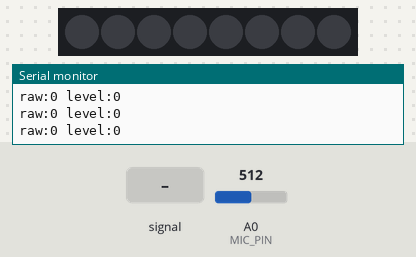
Bench run of a sketch on a simulated ESP8266 (NodeMCU). On the bench: 8 RGB LEDs in strip order, left to right, the last lines printed to the serial monitor. The inputs (shaded band) are chosen by the test bench; at power-on: A0 (MIC_PIN) = 512 (analog values on the 0–1023 scale). Dim RGB values are drawn brighter than linear.

Above: at 1.2 s.
1.3 s: A0 (MIC_PIN) fed a 2 Hz sine of ±306 counts around its level
At 3.0 s:
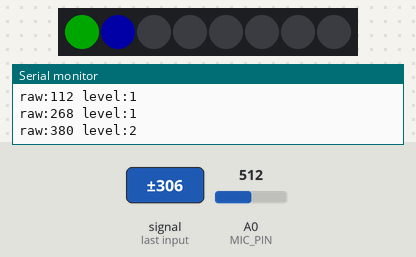
3.3 s: A0 (MIC_PIN) set to 716
At 3.36 s:
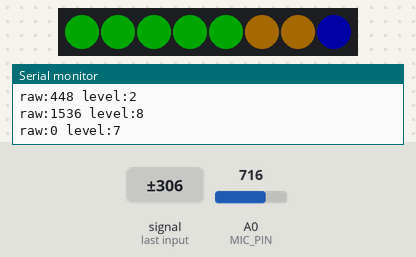
5.4 s: A0 (MIC_PIN) set to 1023
At 5.88 s:
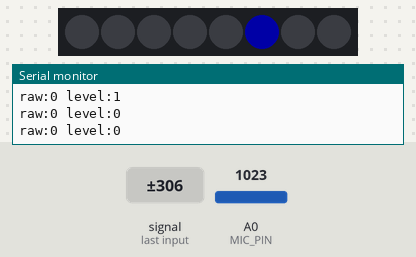
Timing chart, 0 to 8.4 s (numbered marks = the images above; inputs shaded):
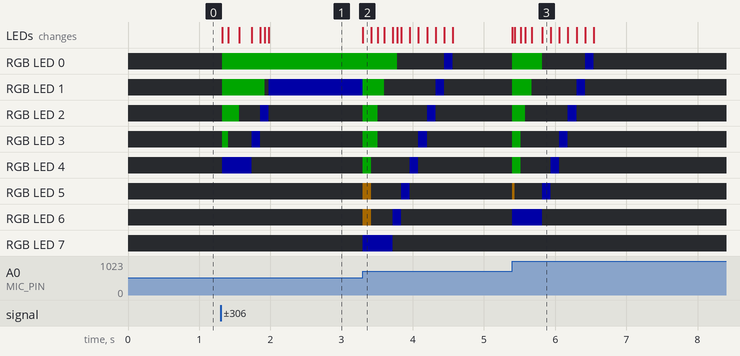

The sketch:

Firmware.ino
```cpp
/*
WHAT TO CHANGE AFTER GETTING COMPONENTS:
NOISE_FLOOR (currently 40) - set to whatever number you get in serial monitor ( raw: value) in a quiet room
LOUD_MAX (currently 1500) -  set to whatever number you get in serial monitor ( raw: value) when playing loudest music you will play (8 leds lighting up)
RELEASE - How fast the LEDs fall, lower number = slower, higher number = faster
PEAK_HOLD_MS and PEAK_FALL_MS -  adjust by eye for how long the blue dot lingers and how fast it drops
SAMPLE_WINDOW (currently 30 ms) - change it to change refresh rate of LEDs
BRIGHTNESS - LED brightness

CHANGE NOW OR LATER:
uint32_t colorForLed(int i) - colors of LEDs
*/


#include <Adafruit_NeoPixel.h>

// ---------- Pins and sizes ----------
const int MIC_PIN = A0;
const int LED_PIN = D4;
const int NUM_LEDS = 8;

// ---------- Tuning values (adjust these once hardware arrives) ----------
const int SAMPLE_WINDOW = 30;     // ms spent measuring each reading
const int NOISE_FLOOR = 40;       // peak-to-peak value in a quiet room
const int LOUD_MAX = 1500;        // peak-to-peak value at "full scale"
const int BRIGHTNESS = 40;        // 0-255, keep low to protect your eyes and USB power
const float RELEASE = 0.15;       // how fast the bar falls (smaller = slower)
const unsigned long PEAK_HOLD_MS = 400;   // how long the peak dot stays
const unsigned long PEAK_FALL_MS = 100;   // how often the peak dot drops after that

const bool DEBUG = true;          // print values to Serial Monitor for tuning

// ---------- Globals ----------
Adafruit_NeoPixel strip(NUM_LEDS, LED_PIN, NEO_GRB + NEO_KHZ800);

float smoothed = 0;               // smoothed loudness
int peakLevel = 0;                // level of the peak-hold dot
unsigned long peakTime = 0;       // when the peak was last set
unsigned long lastPeakDrop = 0;   // when the dot last fell

// ---------- Helpers ----------

// Measure loudness: highest minus lowest sample over a short window
int readLoudness() {
  unsigned long startTime = millis();
  int signalMax = 0;
  int signalMin = 4095;

  while (millis() - startTime < SAMPLE_WINDOW) {
    int sample = analogRead(MIC_PIN);
    signalMax = max(signalMax, sample);
    signalMin = min(signalMin, sample);
  }
  return signalMax - signalMin;
}

// Color for each LED position: green -> yellow -> red
uint32_t colorForLed(int i) {
  if (i < 5) return strip.Color(0, 255, 0);       // LEDs 0-4 green
  if (i < 7) return strip.Color(255, 160, 0);     // LEDs 5-6 yellow
  return strip.Color(255, 0, 0);                  // LED 7 red
}

// ---------- Arduino functions ----------
void setup() {
  Serial.begin(115200);
  analogReadResolution(12);       // readings 0-4095

  strip.begin();
  strip.setBrightness(BRIGHTNESS);
  strip.clear();
  strip.show();
}

void loop() {
  // 1. Measure loudness
  int raw = readLoudness();

  // 2. Smoothing: rise instantly, fall gradually
  if (raw > smoothed) {
    smoothed = raw;
  } else {
    smoothed = smoothed * (1.0 - RELEASE) + raw * RELEASE;
  }

  // 3. Convert loudness to number of lit LEDs (0-8)
  int level = map((int)smoothed, NOISE_FLOOR, LOUD_MAX, 0, NUM_LEDS);
  level = constrain(level, 0, NUM_LEDS);

  // 4. Peak hold: dot jumps up with the music, then falls slowly
  unsigned long now = millis();
  if (level >= peakLevel) {
    peakLevel = level;
    peakTime = now;
  } else if (now - peakTime > PEAK_HOLD_MS && now - lastPeakDrop > PEAK_FALL_MS) {
    peakLevel--;
    lastPeakDrop = now;
  }

  // 5. Draw
  strip.clear();
  for (int i = 0; i < level; i++) {
    strip.setPixelColor(i, colorForLed(i));
  }
  if (peakLevel > 0) {
    strip.setPixelColor(peakLevel - 1, strip.Color(0, 0, 255));   // blue peak dot
  }
  strip.show();

  // 6. Debug output for tuning
  if (DEBUG) {
    Serial.print("raw:");
    Serial.print(raw);
    Serial.print(" level:");
    Serial.println(level);
  }
}
```

Measured:
- after the input at 1.3 s, RGB LED 0: off → RGB(0, 40, 0) at once; RGB LED 1: off → RGB(0, 40, 0) at once, → off 0.60 s later, → RGB(0, 0, 40) 0.06 s later
- after the input at 3.3 s, RGB LED 0: RGB(0, 40, 0) → off after 0.48 s, → RGB(0, 0, 40) 0.66 s later, → off 0.12 s later; RGB LED 1: RGB(0, 0, 40) → RGB(0, 40, 0) at once, → off 0.30 s later, → RGB(0, 0, 40) 0.72 s later, → off 0.12 s later
- after the input at 5.4 s, RGB LED 0: off → RGB(0, 40, 0) at once, → off 0.42 s later, → RGB(0, 0, 40) 0.60 s later, → off 0.12 s later; RGB LED 1: off → RGB(0, 40, 0) at once, → off 0.27 s later, → RGB(0, 0, 40) 0.63 s later, → off 0.12 s later
